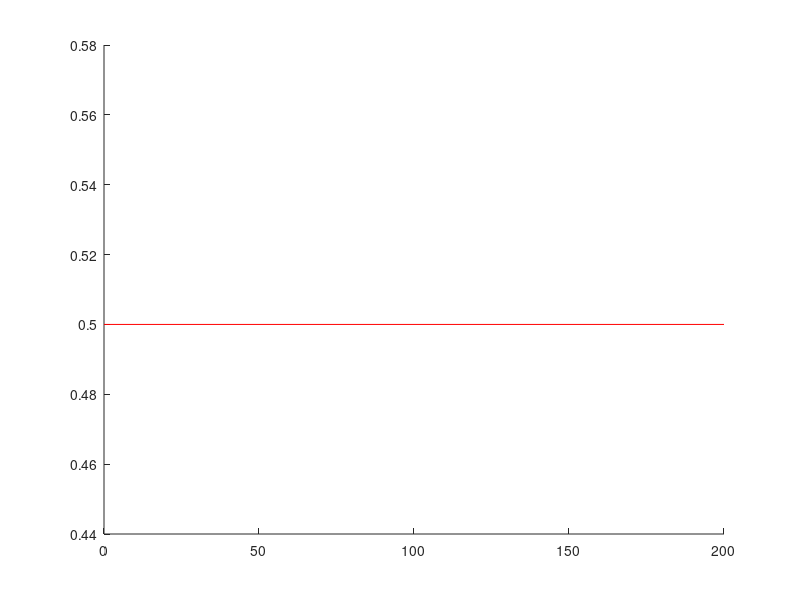

The MATLAB script that drew this image: (Note: this script raises an error after producing the figure.)
% Modelos inverso de lsensor
resolucion=10; % resolucion 10cm
m=0.5*ones(1,21);
c=0:10:200; % coordenada de la celda
mediciones = [101, 82, 91, 112, 99, 151, 96, 85, 99, 105];
chance=log(m./(1-m));
figure;hold on;
plot(c,m,'r');
for x=c([1 2 3 4 5 6 7 8])
    for z=mediciones
        chance= occupancy_grid_mapping(chance,c(1),z,resolucion);
        m=1-1./(1+exp(chance));
        plot(c,m);
    end
end
